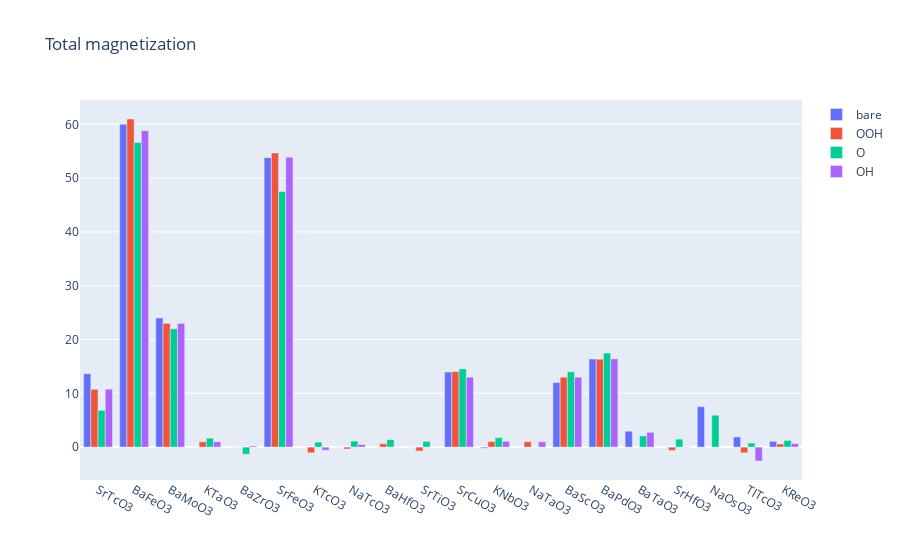

Notebook cell for this chart:
### Code cell
# 막대 그래프 그리기
trace1 = go.Bar(x = df['formula'], y = df['bare_mag'], name = 'bare')
trace2 = go.Bar(x = df['formula'], y = df['OOH_mag'], name = 'OOH')
trace3 = go.Bar(x = df['formula'], y = df['O_mag'], name = 'O')
trace4 = go.Bar(x = df['formula'], y = df['OH_mag'], name = 'OH')


data = [trace1, trace2,trace3, trace4]
layout = go.Layout(title = 'Total magnetization')
fig = go.Figure(data = data, layout = layout)
#pyo.plot(fig, image = 'png', image_filename ='plot_image')
fig.show()

### Figure 1 — Plotly figure (JSON) as saved in the notebook; plotly's stock layout.template omitted (floating-point values rounded to 4 significant figures)
{"data": [{"name": "bare", "type": "bar", "x": ["SrTcO3", "BaFeO3", "BaMoO3", "KTaO3", "BaZrO3", "SrFeO3", "KTcO3", "NaTcO3", "BaHfO3", "SrTiO3", "SrCuO3", "KNbO3", "NaTaO3", "BaScO3", "BaPdO3", "BaTaO3", "SrHfO3", "NaOsO3", "TlTcO3", "KReO3"], "y": [13.64, 59.99, 24, 0, 0, 53.8, 0, 0.01, 0, 0, 13.96, -0.19, 0.001, 12, 16.38, 2.961, 0, 7.513, 1.901, 1.071]}, {"name": "OOH", "type": "bar", "x": ["SrTcO3", "BaFeO3", "BaMoO3", "KTaO3", "BaZrO3", "SrFeO3", "KTcO3", "NaTcO3", "BaHfO3", "SrTiO3", "SrCuO3", "KNbO3", "NaTaO3", "BaScO3", "BaPdO3", "BaTaO3", "SrHfO3", "NaOsO3", "TlTcO3", "KReO3"], "y": [10.74, 60.98, 23, 0.989, -0.002, 54.68, -1.053, -0.345, 0.629, -0.736, 14.04, 1.036, 0.997, 13, 16.34, "NaN", -0.629, "NaN", -1.063, 0.594]}, {"name": "O", "type": "bar", "x": ["SrTcO3", "BaFeO3", "BaMoO3", "KTaO3", "BaZrO3", "SrFeO3", "KTcO3", "NaTcO3", "BaHfO3", "SrTiO3", "SrCuO3", "KNbO3", "NaTaO3", "BaScO3", "BaPdO3", "BaTaO3", "SrHfO3", "NaOsO3", "TlTcO3", "KReO3"], "y": [6.83, 56.64, 22, 1.665, -1.331, 47.49, 0.934, 1.126, 1.393, 1.079, 14.54, 1.765, -0.001, 14, 17.48, 2.091, 1.478, 5.937, 0.757, 1.25]}, {"name": "OH", "type": "bar", "x": ["SrTcO3", "BaFeO3", "BaMoO3", "KTaO3", "BaZrO3", "SrFeO3", "KTcO3", "NaTcO3", "BaHfO3", "SrTiO3", "SrCuO3", "KNbO3", "NaTaO3", "BaScO3", "BaPdO3", "BaTaO3", "SrHfO3", "NaOsO3", "TlTcO3", "KReO3"], "y": [10.77, 58.79, 23, 0.991, 0.216, 53.89, -0.566, 0.48, 0.002, 0.001, 13.01, 1.066, 0.997, 13, 16.41, 2.744, -0.063, "NaN", -2.579, 0.643]}], "layout": {"title": {"text": "Total magnetization"}}}
